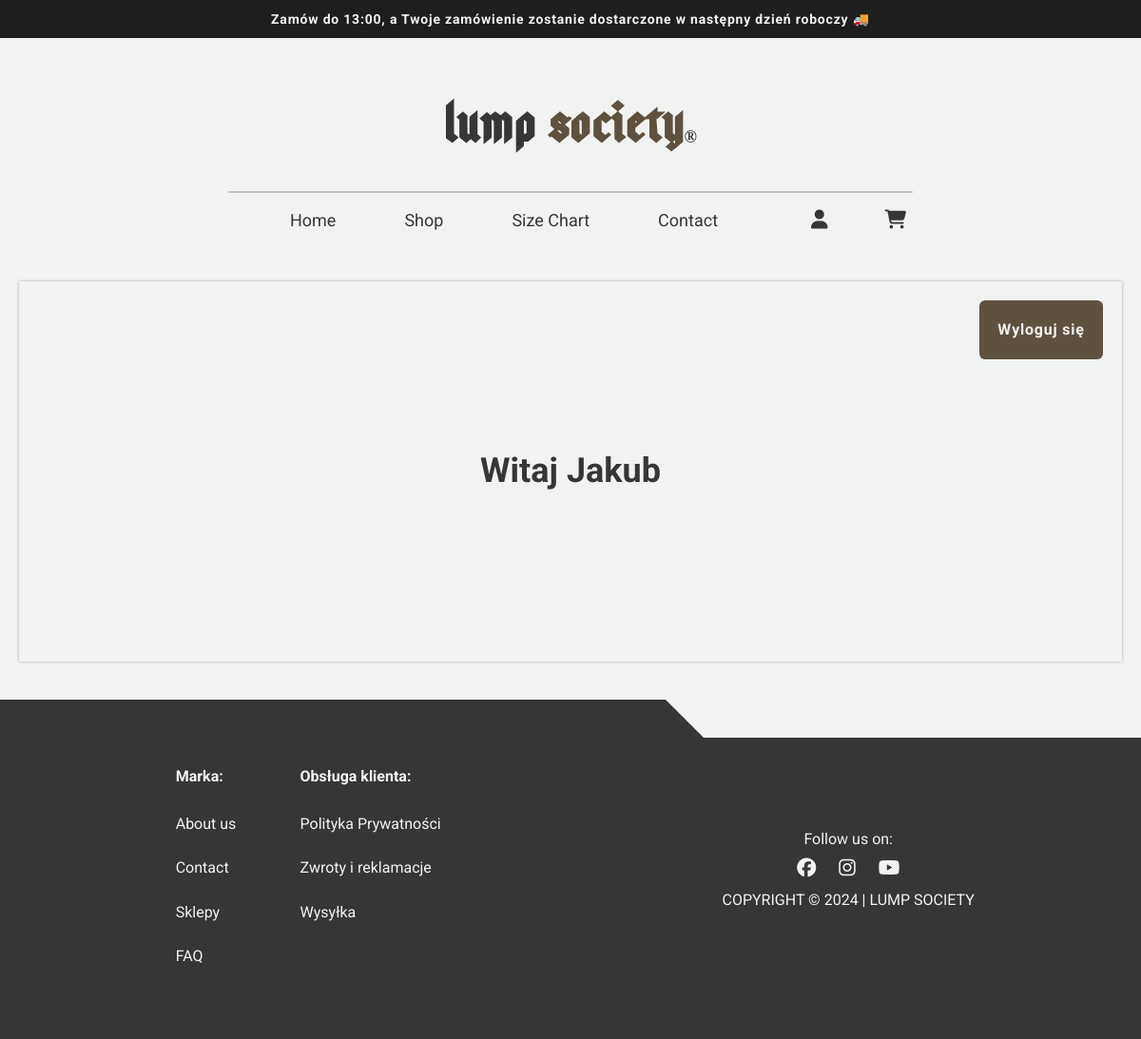
The page /user_panel.php (signed in) on the database as committed earlier.
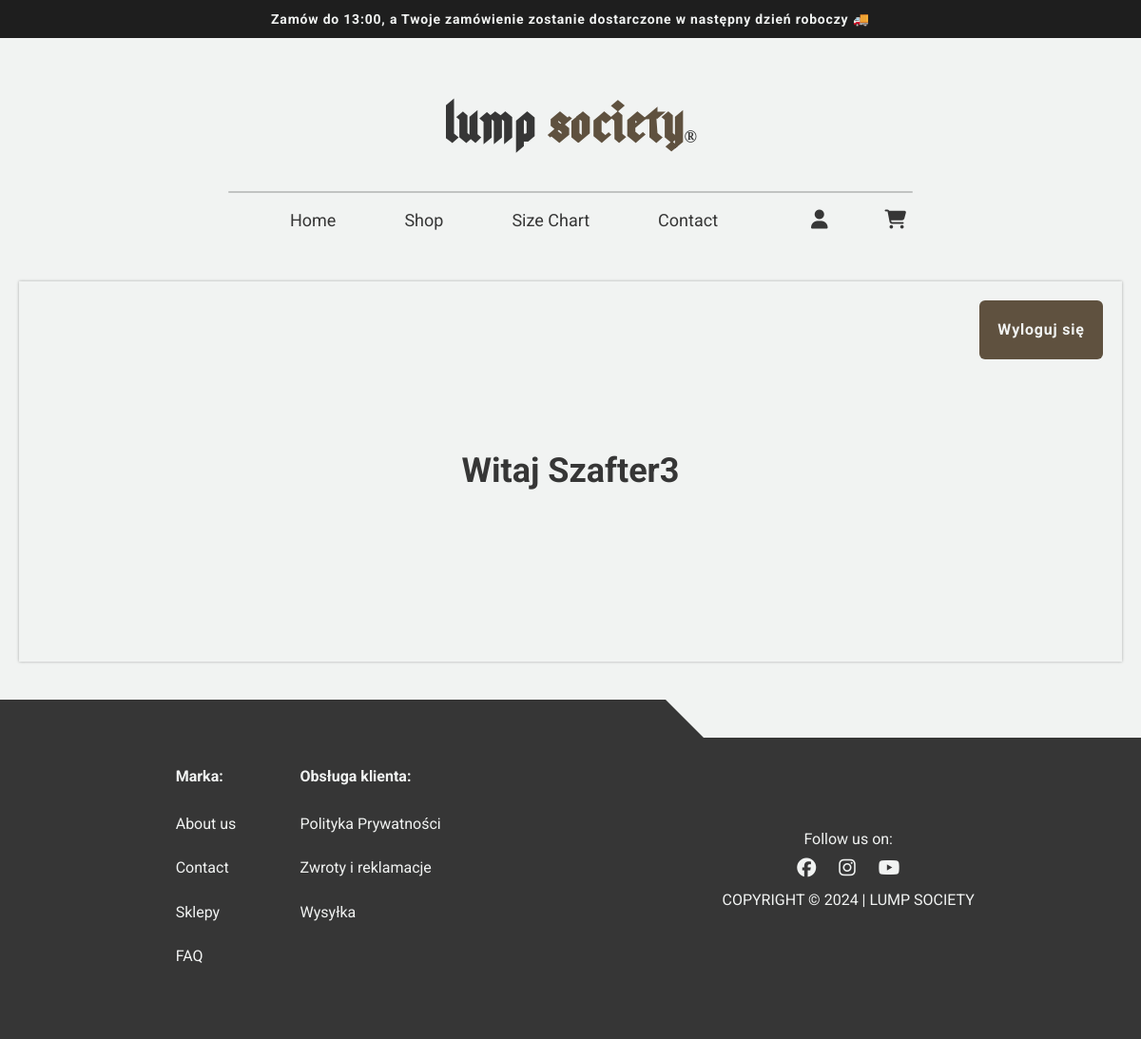
The same page on the database as committed later.
### tables this page shows
CREATE TABLE `users` (
  `user_id` int(11) NOT NULL,
  `name` varchar(255) NOT NULL,
  `email` varchar(255) NOT NULL,
  `password` varchar(255) NOT NULL,
  `is_admin` tinyint(1) NOT NULL DEFAULT 0
);

### user_panel.php (the view, shortened to what this page needs)
<!DOCTYPE html>
<html lang="pl">
<head>
    <link href="https://cdn.jsdelivr.net/npm/bootstrap@5.3.3/dist/css/bootstrap.min.css" rel="stylesheet">
    <link rel="stylesheet" href="./dist/css/style.min.css">
</head>
<body>
    <div class="info flex-center">
        <p class="info2">Zamów do 13:00, a Twoje zamówienie zostanie dostarczone w następny dzień roboczy 🚚</p>
    </div>
    <header class="header">
        <div class="header__brand">
            <a href="#">Lump <span>Society</span><span class="r-mark">®</span></a>
        </div>
    </header>
    <nav class="nav">
        <div class="nav__items">
            <a href="./index.php" class="nav__item">Home</a>
            <a href="./shop.php" class="nav__item">Shop</a>
            <a href="./size-chart.php" class="nav__item">Size Chart</a>
            <a href="./contact.php" class="nav__item">Contact</a>
        </div>
        <div class="nav__ui">
            <?php
            if (isset($_SESSION['user_id']) && ($_SESSION['is_admin'] == 1)) {
                echo "<a href='./admin_panel.php' class='nav__btn login-btn'><i class='fa-solid fa-user'></i></a>";
            } else if (isset($_SESSION['user_id']) && ($_SESSION['is_admin'] != 1)) {
                echo "<a href='./user_panel.php' class='nav__btn login-btn'><i class='fa-solid fa-user'></i></a>";
            } else {
                echo "<a href='./login_page.php' class='nav__btn login-btn'><i class='fa-solid fa-user'></i></a>";
            }
            ?>
            <a href="cart.php" class="nav__btn cart-btn"><i class="fa-solid fa-cart-shopping"></i></a>
        </div>
    </nav>
    <section class="wrapper section-padding flex-center">
        <div class="user-panel flex-center">
            <?php
            require 'database_connection.php';
            if (isset($_SESSION['user_email']) && ($_SESSION['is_admin'] != 1)) {
                $email = $_SESSION['user_email'];
                $sql = "SELECT name FROM users WHERE email='$email'";
                $result = $conn->query($sql);
                if ($result->num_rows == 1) {
                    $row = $result->fetch_assoc();
                    echo "<h1 class='bold'>Witaj " . $row["name"] . "</h1>";
                } else {
                    echo "<h1 class='bold'>Błąd podczas pobierania danych użytkownika.</h1>";
                }
            } else {
                header("location: login_page.php");
            }
            ?>
            <a class="bold log-out" href="php/logout.php">Wyloguj się</a>
        </div>
    </section>
    <footer class="footer section-padding">
        <div class="wrapper footer__content">
            <div class="footer__links">
                <div class="brand">
                    <p class="footer__title">Marka:</p>
                    <a class="link" href="./about_us.php">About us</a>
                    <a class="link" href="./contact.php">Contact</a>
                    <a class="link" href="./shops.php">Sklepy</a>
                    <a class="link" href="./FAQ.php">FAQ</a>
                </div>
                <div class="customer-service">
                    <p class="footer__title">Obsługa klienta:</p>
                    <a href="./pp.php" class="link">Polityka Prywatności</a>
                    <a href="./return.php" class="link">Zwroty i reklamacje</a>
                    <a href="./ship.php" class="link">Wysyłka</a>
                </div>
            </div>
            <div class="footer__socials">
                <p>Follow us on:</p>
                <span>
                    <a href="https://www.facebook.com/profile.php?id=100076352437709"><i class="fa-brands fa-facebook" target="_blank"></i></a>
                    <a href="https://sadeczanin.info/rozmaitosci/falszywy-patron-w-googlowskich-mapach-piotr-ladyga-trolluje-tez-w-nowym-saczu" target="_blank"><i class="fa-brands fa-instagram"></i></a>
                    <a href="https://www.youtube.com/watch?v=OjNpRbNdR7E" target="_blank"><i class="fa-brands fa-youtube"></i></a>
                </span>
                <p>COPYRIGHT &copy; <span class="year"></span> | LUMP SOCIETY</p>
            </div>
        </div>
        <div class="white-block"></div>
    </footer>
</body>
</html>

Rows that differ between the two databases and show on the page:
changed users: name "Jakub" → "Szafter3"
